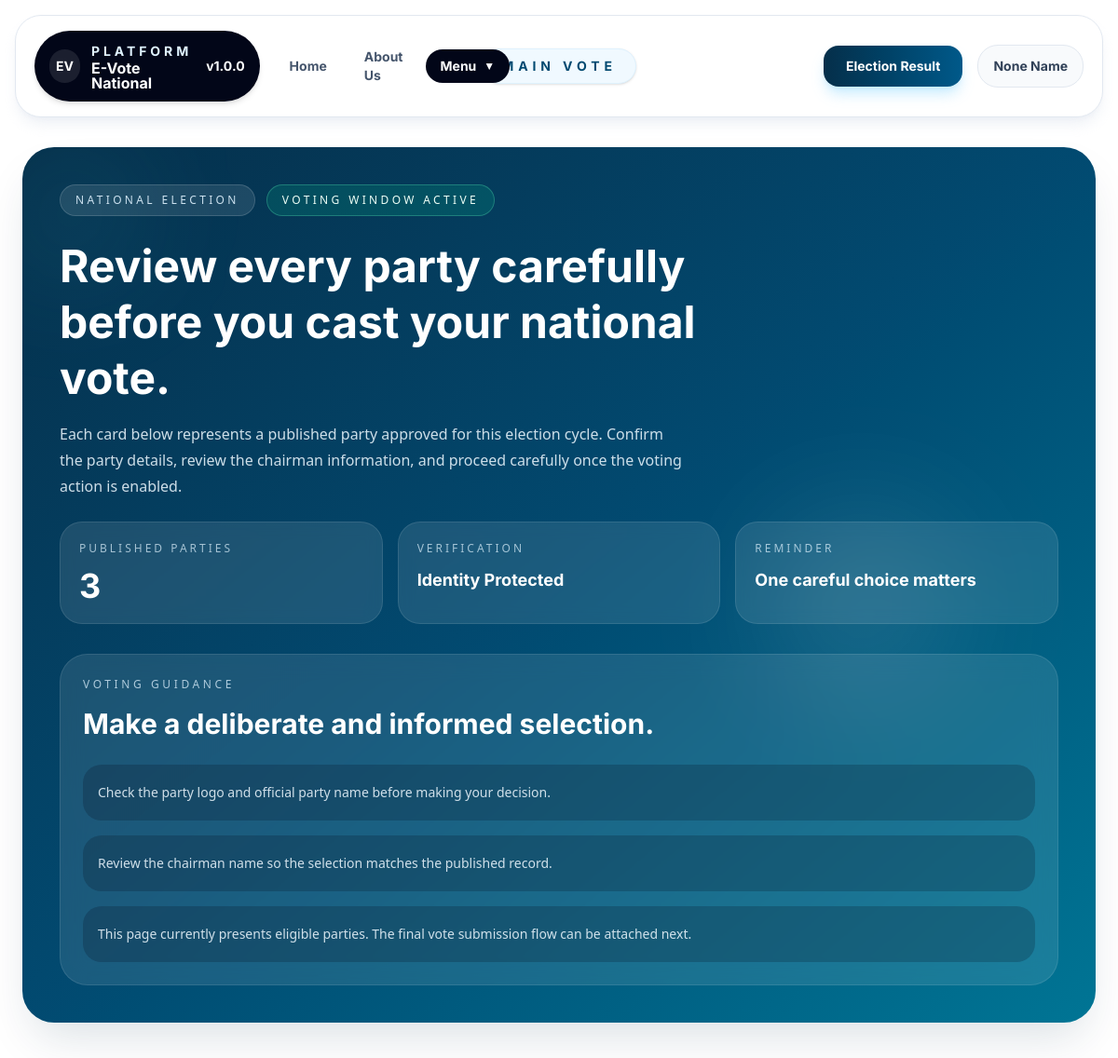
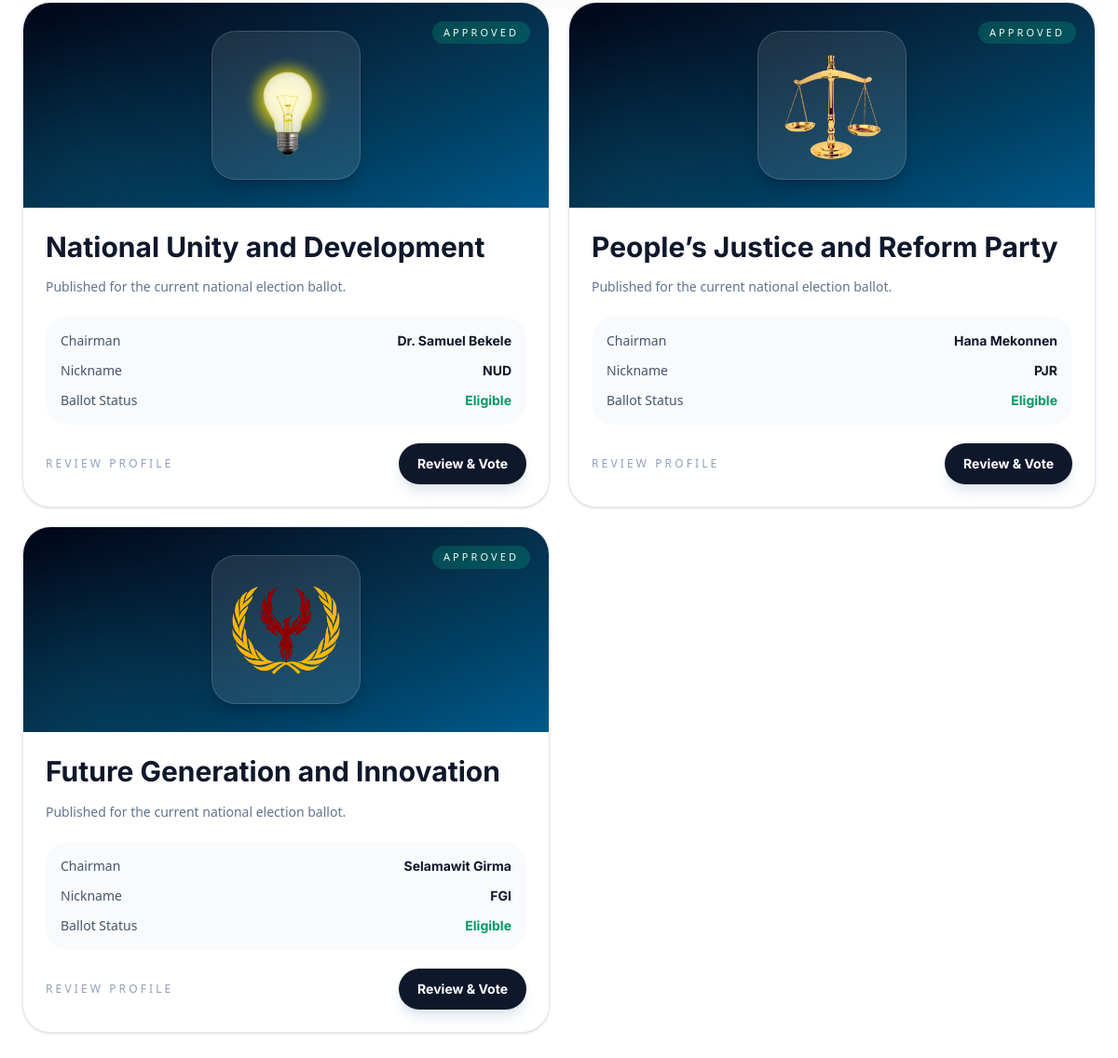
Screenshot of /vote_page/ with the database file from the repository (2 pictures, top to bottom).
### public/models.py (models this page shows, shortened)
class Comptition_Request_model (models.Model):
    user = models.ForeignKey (User, on_delete=models.CASCADE, related_name="party_requests")
    PENDING = 'pending'
    APPROVED = 'approved'
    PUBLISH = 'publish'
    UNPUBLISH = 'unpublish'
    status = models.CharField (max_length=20, choices=[
        (PENDING, 'pending'),
        (APPROVED, 'approved')
    ],
        default=PENDING
    )
    publish_status = models.CharField (max_length=20, choices=[
        (PUBLISH, 'publish'),
        (UNPUBLISH, 'unpublish')
    ],
        default=UNPUBLISH
    )
    user = models.ForeignKey (User, on_delete=models.CASCADE)
    party_nik_name = models.CharField (max_length=5)
    party_FullName = models.CharField (max_length=55)
    party_chairman_name = models.CharField (max_length=20)
    want_lead = models.CharField (max_length=55 ,choices=PLACES_NAME)
    party_discription = models.TextField ()
    party_info_PDF = models.FileField (upload_to='Parties/PDF/')
    party_logo = models.ImageField (upload_to='Parties_logo/')
    party_logo_url = models.URLField (blank=True, null=True)
    slug = models.SlugField (unique=True, null=True, blank=True)

### public/views.py (the view)
def vote_page (request):
    vote_status = Comptition_Request_model.objects.filter(
        status = Comptition_Request_model.APPROVED,
        publish_status = Comptition_Request_model.PUBLISH
    )
    context = {
        'vote' : vote_status
    }
    return render (request, 'public/Vote/vote.html', context)

### project/context_processors.py (called while the page is built)
def app_version(request):
    return {
        "APP_VERSION": settings.APP_VERSION
    }

### templates/public/Vote/vote.html (shortened to what this page needs)
{% extends "public/base.html" %}
{% load static %}
{% block NavCenter %}
<div class="rounded-full border border-sky-100 bg-sky-50 px-5 py-2 shadow-sm">
    <p class="inter_Bold text-sm uppercase tracking-[0.35em] text-sky-900">Main Vote</p>
</div>
{% endblock %}
{% block content %}
    {% if not is_staff %}
        <section class="mx-auto flex w-[96%] max-w-[1500px] flex-col gap-8 pb-10 pt-4 lg:gap-10">
            <div class="overflow-hidden rounded-[34px] bg-linear-to-br from-sky-950 via-sky-900 to-cyan-700 text-white shadow-2xl shadow-sky-950/15">
                <div class="grid gap-8 px-6 py-8 md:px-10 md:py-10 xl:grid-cols-[1.2fr_0.8fr]">
                    <div class="relative flex flex-col gap-6">
                        <div class="relative flex flex-wrap items-center gap-3 text-xs uppercase tracking-[0.28em] text-sky-100/90">
                            <span class="rounded-full border border-white/15 bg-white/10 px-4 py-2">National Election</span>
                            <span class="rounded-full border border-emerald-300/30 bg-emerald-400/15 px-4 py-2 text-emerald-50">Voting Window Active</span>
                        </div>
                        <div class="relative max-w-3xl">
                            <h1 class="inter_Bold text-4xl leading-tight md:text-5xl xl:text-6xl">Review every party carefully before you cast your national vote.</h1>
                            <p class="mt-4 max-w-2xl text-sm leading-7 text-sky-50/85 md:text-base">
                                Each card below represents a published party approved for this election cycle. Confirm the party details, review the chairman information, and proceed carefully once the voting action is enabled.
                            </p>
                        </div>
                        <div class="relative grid gap-4 sm:grid-cols-3">
                            <div class="rounded-[24px] border border-white/10 bg-white/10 p-5 backdrop-blur-sm">
                                <p class="text-xs uppercase tracking-[0.25em] text-sky-100/70">Published Parties</p>
                                <p class="mt-3 inter_Bold text-4xl">{{ vote|length }}</p>
                            </div>
                            <div class="rounded-[24px] border border-white/10 bg-white/10 p-5 backdrop-blur-sm">
                                <p class="text-xs uppercase tracking-[0.25em] text-sky-100/70">Verification</p>
                                <p class="mt-3 inter_Bold text-lg">Identity Protected</p>
                            </div>
                            <div class="rounded-[24px] border border-white/10 bg-white/10 p-5 backdrop-blur-sm">
                                <p class="text-xs uppercase tracking-[0.25em] text-sky-100/70">Reminder</p>
                                <p class="mt-3 inter_Bold text-lg">One careful choice matters</p>
                            </div>
                        </div>
                    </div>
                    <div class="flex items-stretch">
                        <div class="flex w-full flex-col justify-between rounded-[30px] border border-white/10 bg-white/10 p-6 backdrop-blur-md">
                            <div>
                                <p class="text-xs uppercase tracking-[0.3em] text-sky-100/75">Voting Guidance</p>
                                <h2 class="mt-4 inter_Bold text-3xl leading-tight">Make a deliberate and informed selection.</h2>
                            </div>
                            <div class="mt-6 space-y-4 text-sm leading-7 text-sky-50/85">
                                <div class="rounded-[20px] bg-slate-950/20 px-4 py-4">
                                    Check the party logo and official party name before making your decision.
                                </div>
                                <div class="rounded-[20px] bg-slate-950/20 px-4 py-4">
                                    Review the chairman name so the selection matches the published record.
                                </div>
                                <div class="rounded-[20px] bg-slate-950/20 px-4 py-4">
                                    This page currently presents eligible parties. The final vote submission flow can be attached next.
                                </div>
                            </div>
                        </div>
                    </div>
                </div>
            </div>
            {% if vote %}
                <div class="grid gap-5 md:grid-cols-2 2xl:grid-cols-3">
                    {% for votes in vote %}
                        <article class="group relative overflow-hidden rounded-[30px] border border-slate-200 bg-white shadow-sm transition duration-300 hover:-translate-y-1 hover:shadow-2xl hover:shadow-slate-200/70">
                            <div class="absolute right-[-30px] top-[-30px] h-36 w-36 rounded-full bg-sky-100 blur-3xl transition duration-300 group-hover:bg-cyan-100"></div>
                            <div class="relative flex min-h-[220px] items-center justify-center overflow-hidden bg-linear-to-br from-slate-950 via-sky-950 to-sky-800 p-6">
                                <div class="absolute bottom-[-36px] left-[-24px] h-40 w-40 rounded-full bg-cyan-400/10 blur-3xl"></div>
                                <div class="absolute right-5 top-5 rounded-full bg-emerald-400/20 px-3 py-1 text-[11px] uppercase tracking-[0.28em] text-emerald-50">
                                    Approved
                                </div>
                                <div class="relative flex h-[160px] w-[160px] items-center justify-center rounded-[26px] border border-white/15 bg-white/10 p-5 shadow-lg shadow-slate-950/20 backdrop-blur-sm">
                                    <img class="max-h-full w-auto object-contain" src="{{ votes.party_logo.url }}" alt="{{ votes.party_FullName }} logo">
                                </div>
                            </div>
                            <div class="relative flex flex-col gap-5 p-6">
                                <div>
                                    <p class="inter_Bold text-3xl leading-tight text-slate-900">{{ votes.party_FullName }}</p>
                                    <p class="mt-3 text-sm leading-6 text-slate-500">Published for the current national election ballot.</p>
                                </div>
                                <div class="grid gap-3 rounded-[24px] bg-slate-50 p-4 text-sm text-slate-600">
                                    <div class="flex items-center justify-between gap-3">
                                        <span>Chairman</span>
                                        <span class="inter_Bold text-right text-slate-900">{{ votes.party_chairman_name }}</span>
                                    </div>
                                    {% if votes.party_nik_name %}
                                        <div class="flex items-center justify-between gap-3">
                                            <span>Nickname</span>
                                            <span class="inter_Bold text-right text-slate-900">{{ votes.party_nik_name }}</span>
                                        </div>
                                    {% endif %}
                                    <div class="flex items-center justify-between gap-3">
                                        <span>Ballot Status</span>
                                        <span class="inter_Bold text-emerald-600">Eligible</span>
                                    </div>
                                </div>
                                <div class="flex items-center justify-between gap-4">
                                    <div class="text-xs uppercase tracking-[0.26em] text-slate-400">Review Profile</div>
                                    {% if request.user != owner_approvement.user %}
                                        {% if votes.slug %}
                                            <a href="{% url 'Review_Vote' votes.slug %}"><button type="button" class="cursor-default rounded-full bg-slate-900 px-5 py-3 text-sm inter_Bold text-white shadow-lg shadow-slate-300/60">
                                                Review & Vote
                                            </button></a>
                                        {% endif %}
                                    {% else %}
                                        <p class="text-red-500">You cannot vote for your own party</p>
                                    {% endif %}
                                </div>
                            </div>
                        </article>
                    {% endfor %}
                </div>
            {% endif %}
        </section>
    {% endif %}
{% endblock %}

### templates/public/base.html (shortened to what this page needs)
{% load static %}
<!DOCTYPE html>
<html lang="en">
<head>
    <link href="{% static 'src/output.css' %}" rel="stylesheet">
    <link rel="stylesheet" href="{% static 'Design/Font/fonts.css' %}">
</head>
<body>
    {% block navbar %}
        <div class="sticky top-0 z-40 w-full bg-white/92 px-4 py-4 backdrop-blur-md">
            <div class="mx-auto flex w-full max-w-[1600px] items-center justify-between gap-4 rounded-[28px] border border-slate-200 bg-white px-5 py-4 shadow-lg shadow-slate-200/60">
                <div class="flex min-w-0 flex-1 items-center gap-4">
                    <div class="flex items-center gap-3 rounded-full bg-slate-950 px-4 py-3 text-white shadow-md">
                        <div class="flex h-9 w-9 items-center justify-center rounded-full bg-white/10 text-sm inter_Bold">EV</div>
                        <div class="min-w-0">
                            <p class="inter_Bold text-sm uppercase tracking-[0.28em] text-sky-100">Platform</p>
                            <p class="inter_Bold text-base leading-none">E-Vote National</p>
                        </div>
                        <p class="inter_Bold text-sm">v{{ APP_VERSION }}</p>
                    </div>
                    <ul class="flex items-center gap-2 text-sm text-slate-600 inter_Bold">
                        <li>
                            <a href="{% url 'Index' %}" class="block rounded-full px-4 py-2 transition duration-300 hover:bg-slate-100 hover:text-slate-950">
                                Home
                            </a>
                        </li>
                        <li>
                            <a href="{% url 'Election' %}" class="block rounded-full px-4 py-2 transition duration-300 hover:bg-slate-100 hover:text-slate-950">
                                About Us
                            </a>
                        </li>
                        <li class="relative group">
                            <button class="flex items-center gap-2 rounded-full bg-slate-950 px-4 py-2 text-white transition duration-300 hover:bg-sky-900">
                                <span>Menu</span>
                                <span class="text-xs">▼</span>
                            </button>
                        </li>
                    </ul>
                </div>
                <div class="flex flex-shrink-0 items-center justify-center">
                    {% block NavCenter %}{% endblock %}
                </div>
                <div class="flex min-w-0 flex-1 items-center justify-end gap-4">
                    <div>
                        <button class="rounded-2xl bg-linear-to-r from-sky-950 to-sky-800 px-6 py-3 text-sm text-white inter_Bold shadow-lg shadow-sky-200/80 transition duration-300 hover:-translate-y-0.5 hover:shadow-xl">
                            Election Result
                        </button>
                    </div>
                    <div class="flex items-center gap-3 rounded-[22px] border border-slate-200 bg-slate-50 px-4 py-3">
                        {% if user.is_authenticated %}
                            <div class="flex h-11 w-11 items-center justify-center rounded-full bg-sky-900 text-sm text-white inter_Bold">
                                {{ request.user.first_name|default:"U"|slice:":1" }}{{ user.last_name|default:"N"|slice:":1" }}
                            </div>
                            <div class="min-w-0">
                                <p class="truncate inter_Bold text-sm text-slate-900">{{ request.user.first_name }} {{ user.last_name }}</p>
                                <p class="truncate text-xs text-slate-500">Ethiopan, Yeka</p>
                            </div>
                            <div>
                                <a href="{% url 'Logout' %}" class="rounded-full px-3 py-2 text-sm inter_Bold text-slate-600 transition duration-300 hover:bg-white hover:text-slate-950">
                                    Logout
                                </a>
                            </div>
                        {% else %}
                            <p class="inter_Bold text-sm text-slate-700">None Name</p>
                        {% endif %}
                    </div>
                </div>
            </div>
        </div>
    {% endblock %}
    {% block content %}{% endblock %}
</body>
</html>

### templates/public/base.html (style rules this page uses)
body { background: white; }

### rows the page displays
Comptition_Request_model: party_logo (picture), party_FullName "National Unity and Development", party_chairman_name "Dr. Samuel Bekele", party_nik_name "NUD", shows "Review & Vote"
Comptition_Request_model: party_logo (picture), party_FullName "People’s Justice and Reform Party", party_chairman_name "Hana Mekonnen", party_nik_name "PJR", shows "Review & Vote"
Comptition_Request_model: party_logo (picture), party_FullName "Future Generation and Innovation", party_chairman_name "Selamawit Girma", party_nik_name "FGI", shows "Review & Vote"

### other values shown
{{ APP_VERSION }} "1.0.0"
{{ vote|length }} "3"
